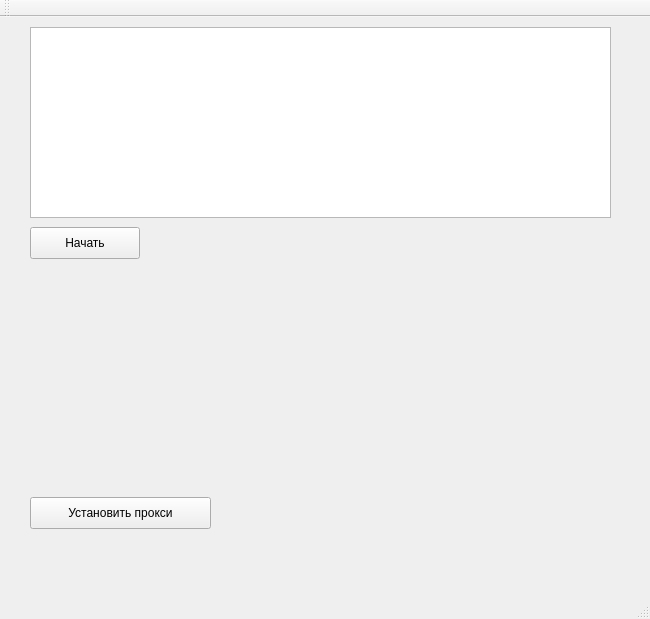
<?xml version="1.0" encoding="UTF-8"?>
<ui version="4.0">
 <class>MainWindow</class>
 <widget class="QMainWindow" name="MainWindow">
  <property name="geometry">
   <rect>
    <x>0</x>
    <y>0</y>
    <width>650</width>
    <height>619</height>
   </rect>
  </property>
  <property name="sizePolicy">
   <sizepolicy hsizetype="Fixed" vsizetype="Fixed">
    <horstretch>0</horstretch>
    <verstretch>0</verstretch>
   </sizepolicy>
  </property>
  <property name="windowTitle">
   <string>vk_core</string>
  </property>
  <widget class="QWidget" name="centralWidget">
   <widget class="MTextEdit" name="logger">
    <property name="geometry">
     <rect>
      <x>30</x>
      <y>10</y>
      <width>581</width>
      <height>191</height>
     </rect>
    </property>
   </widget>
   <widget class="QPushButton" name="btnStartTask">
    <property name="geometry">
     <rect>
      <x>30</x>
      <y>210</y>
      <width>110</width>
      <height>32</height>
     </rect>
    </property>
    <property name="text">
     <string>Начать</string>
    </property>
   </widget>
   <widget class="QPushButton" name="btnStopTask">
    <property name="geometry">
     <rect>
      <x>30</x>
      <y>480</y>
      <width>181</width>
      <height>32</height>
     </rect>
    </property>
    <property name="text">
     <string>Установить прокси</string>
    </property>
   </widget>
  </widget>
  <widget class="QMenuBar" name="menuBar">
   <property name="geometry">
    <rect>
     <x>0</x>
     <y>0</y>
     <width>650</width>
     <height>22</height>
    </rect>
   </property>
  </widget>
  <widget class="QToolBar" name="mainToolBar">
   <attribute name="toolBarArea">
    <enum>TopToolBarArea</enum>
   </attribute>
   <attribute name="toolBarBreak">
    <bool>false</bool>
   </attribute>
  </widget>
  <widget class="QStatusBar" name="statusBar"/>
 </widget>
 <layoutdefault spacing="6" margin="11"/>
 <customwidgets>
  <customwidget>
   <class>MTextEdit</class>
   <extends>QTextEdit</extends>
   <header>helpers.h</header>
  </customwidget>
 </customwidgets>
 <resources/>
 <connections/>
</ui>
